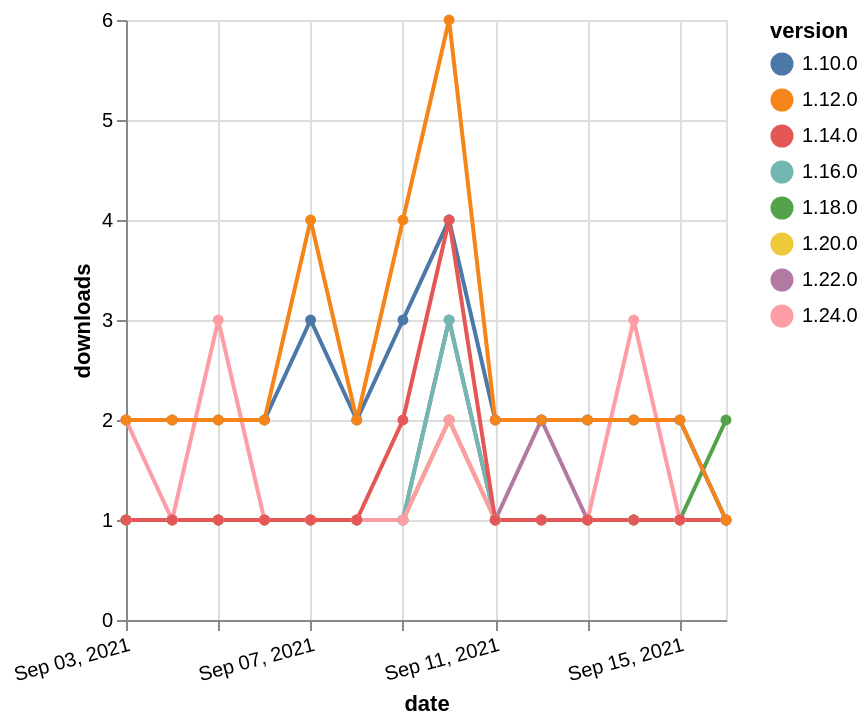

Vega-Lite specification for this chart:
### Vega-Lite specification from a JSON file in a GitHub repository (floating-point values rounded to 4 significant figures)
{"$schema": "https://vega.github.io/schema/vega-lite/v5.json", "description": "A simple bar chart with embedded data.", "data": {"values": [{"date": "2021-09-03", "total": 207, "delta": 1, "version": "1.18.0"}, {"date": "2021-09-04", "total": 208, "delta": 1, "version": "1.18.0"}, {"date": "2021-09-05", "total": 209, "delta": 1, "version": "1.18.0"}, {"date": "2021-09-06", "total": 210, "delta": 1, "version": "1.18.0"}, {"date": "2021-09-07", "total": 211, "delta": 1, "version": "1.18.0"}, {"date": "2021-09-08", "total": 212, "delta": 1, "version": "1.18.0"}, {"date": "2021-09-09", "total": 213, "delta": 1, "version": "1.18.0"}, {"date": "2021-09-10", "total": 215, "delta": 2, "version": "1.18.0"}, {"date": "2021-09-11", "total": 216, "delta": 1, "version": "1.18.0"}, {"date": "2021-09-12", "total": 217, "delta": 1, "version": "1.18.0"}, {"date": "2021-09-13", "total": 218, "delta": 1, "version": "1.18.0"}, {"date": "2021-09-14", "total": 219, "delta": 1, "version": "1.18.0"}, {"date": "2021-09-15", "total": 220, "delta": 1, "version": "1.18.0"}, {"date": "2021-09-16", "total": 222, "delta": 2, "version": "1.18.0"}, {"date": "2021-09-03", "total": 202, "delta": 1, "version": "1.22.0"}, {"date": "2021-09-04", "total": 203, "delta": 1, "version": "1.22.0"}, {"date": "2021-09-05", "total": 204, "delta": 1, "version": "1.22.0"}, {"date": "2021-09-06", "total": 205, "delta": 1, "version": "1.22.0"}, {"date": "2021-09-07", "total": 206, "delta": 1, "version": "1.22.0"}, {"date": "2021-09-08", "total": 207, "delta": 1, "version": "1.22.0"}, {"date": "2021-09-09", "total": 208, "delta": 1, "version": "1.22.0"}, {"date": "2021-09-10", "total": 211, "delta": 3, "version": "1.22.0"}, {"date": "2021-09-11", "total": 212, "delta": 1, "version": "1.22.0"}, {"date": "2021-09-12", "total": 214, "delta": 2, "version": "1.22.0"}, {"date": "2021-09-13", "total": 215, "delta": 1, "version": "1.22.0"}, {"date": "2021-09-14", "total": 216, "delta": 1, "version": "1.22.0"}, {"date": "2021-09-15", "total": 217, "delta": 1, "version": "1.22.0"}, {"date": "2021-09-16", "total": 218, "delta": 1, "version": "1.22.0"}, {"date": "2021-09-03", "total": 2372, "delta": 2, "version": "1.10.0"}, {"date": "2021-09-04", "total": 2374, "delta": 2, "version": "1.10.0"}, {"date": "2021-09-05", "total": 2376, "delta": 2, "version": "1.10.0"}, {"date": "2021-09-06", "total": 2378, "delta": 2, "version": "1.10.0"}, {"date": "2021-09-07", "total": 2381, "delta": 3, "version": "1.10.0"}, {"date": "2021-09-08", "total": 2383, "delta": 2, "version": "1.10.0"}, {"date": "2021-09-09", "total": 2386, "delta": 3, "version": "1.10.0"}, {"date": "2021-09-10", "total": 2390, "delta": 4, "version": "1.10.0"}, {"date": "2021-09-11", "total": 2392, "delta": 2, "version": "1.10.0"}, {"date": "2021-09-12", "total": 2394, "delta": 2, "version": "1.10.0"}, {"date": "2021-09-13", "total": 2396, "delta": 2, "version": "1.10.0"}, {"date": "2021-09-14", "total": 2398, "delta": 2, "version": "1.10.0"}, {"date": "2021-09-15", "total": 2400, "delta": 2, "version": "1.10.0"}, {"date": "2021-09-16", "total": 2401, "delta": 1, "version": "1.10.0"}, {"date": "2021-09-03", "total": 174, "delta": 1, "version": "1.20.0"}, {"date": "2021-09-04", "total": 175, "delta": 1, "version": "1.20.0"}, {"date": "2021-09-05", "total": 176, "delta": 1, "version": "1.20.0"}, {"date": "2021-09-06", "total": 177, "delta": 1, "version": "1.20.0"}, {"date": "2021-09-07", "total": 178, "delta": 1, "version": "1.20.0"}, {"date": "2021-09-08", "total": 179, "delta": 1, "version": "1.20.0"}, {"date": "2021-09-09", "total": 180, "delta": 1, "version": "1.20.0"}, {"date": "2021-09-10", "total": 182, "delta": 2, "version": "1.20.0"}, {"date": "2021-09-11", "total": 183, "delta": 1, "version": "1.20.0"}, {"date": "2021-09-12", "total": 184, "delta": 1, "version": "1.20.0"}, {"date": "2021-09-13", "total": 185, "delta": 1, "version": "1.20.0"}, {"date": "2021-09-14", "total": 186, "delta": 1, "version": "1.20.0"}, {"date": "2021-09-15", "total": 187, "delta": 1, "version": "1.20.0"}, {"date": "2021-09-16", "total": 188, "delta": 1, "version": "1.20.0"}, {"date": "2021-09-03", "total": 206, "delta": 1, "version": "1.16.0"}, {"date": "2021-09-04", "total": 207, "delta": 1, "version": "1.16.0"}, {"date": "2021-09-05", "total": 208, "delta": 1, "version": "1.16.0"}, {"date": "2021-09-06", "total": 209, "delta": 1, "version": "1.16.0"}, {"date": "2021-09-07", "total": 210, "delta": 1, "version": "1.16.0"}, {"date": "2021-09-08", "total": 211, "delta": 1, "version": "1.16.0"}, {"date": "2021-09-09", "total": 212, "delta": 1, "version": "1.16.0"}, {"date": "2021-09-10", "total": 215, "delta": 3, "version": "1.16.0"}, {"date": "2021-09-11", "total": 216, "delta": 1, "version": "1.16.0"}, {"date": "2021-09-12", "total": 217, "delta": 1, "version": "1.16.0"}, {"date": "2021-09-13", "total": 218, "delta": 1, "version": "1.16.0"}, {"date": "2021-09-14", "total": 219, "delta": 1, "version": "1.16.0"}, {"date": "2021-09-15", "total": 220, "delta": 1, "version": "1.16.0"}, {"date": "2021-09-16", "total": 221, "delta": 1, "version": "1.16.0"}, {"date": "2021-09-03", "total": 119, "delta": 2, "version": "1.24.0"}, {"date": "2021-09-04", "total": 120, "delta": 1, "version": "1.24.0"}, {"date": "2021-09-05", "total": 123, "delta": 3, "version": "1.24.0"}, {"date": "2021-09-06", "total": 124, "delta": 1, "version": "1.24.0"}, {"date": "2021-09-07", "total": 125, "delta": 1, "version": "1.24.0"}, {"date": "2021-09-08", "total": 126, "delta": 1, "version": "1.24.0"}, {"date": "2021-09-09", "total": 127, "delta": 1, "version": "1.24.0"}, {"date": "2021-09-10", "total": 129, "delta": 2, "version": "1.24.0"}, {"date": "2021-09-11", "total": 130, "delta": 1, "version": "1.24.0"}, {"date": "2021-09-12", "total": 131, "delta": 1, "version": "1.24.0"}, {"date": "2021-09-13", "total": 132, "delta": 1, "version": "1.24.0"}, {"date": "2021-09-14", "total": 135, "delta": 3, "version": "1.24.0"}, {"date": "2021-09-15", "total": 136, "delta": 1, "version": "1.24.0"}, {"date": "2021-09-16", "total": 137, "delta": 1, "version": "1.24.0"}, {"date": "2021-09-03", "total": 419, "delta": 1, "version": "1.14.0"}, {"date": "2021-09-04", "total": 420, "delta": 1, "version": "1.14.0"}, {"date": "2021-09-05", "total": 421, "delta": 1, "version": "1.14.0"}, {"date": "2021-09-06", "total": 422, "delta": 1, "version": "1.14.0"}, {"date": "2021-09-07", "total": 423, "delta": 1, "version": "1.14.0"}, {"date": "2021-09-08", "total": 424, "delta": 1, "version": "1.14.0"}, {"date": "2021-09-09", "total": 426, "delta": 2, "version": "1.14.0"}, {"date": "2021-09-10", "total": 430, "delta": 4, "version": "1.14.0"}, {"date": "2021-09-11", "total": 431, "delta": 1, "version": "1.14.0"}, {"date": "2021-09-12", "total": 432, "delta": 1, "version": "1.14.0"}, {"date": "2021-09-13", "total": 433, "delta": 1, "version": "1.14.0"}, {"date": "2021-09-14", "total": 434, "delta": 1, "version": "1.14.0"}, {"date": "2021-09-15", "total": 435, "delta": 1, "version": "1.14.0"}, {"date": "2021-09-16", "total": 436, "delta": 1, "version": "1.14.0"}, {"date": "2021-09-03", "total": 2539, "delta": 2, "version": "1.12.0"}, {"date": "2021-09-04", "total": 2541, "delta": 2, "version": "1.12.0"}, {"date": "2021-09-05", "total": 2543, "delta": 2, "version": "1.12.0"}, {"date": "2021-09-06", "total": 2545, "delta": 2, "version": "1.12.0"}, {"date": "2021-09-07", "total": 2549, "delta": 4, "version": "1.12.0"}, {"date": "2021-09-08", "total": 2551, "delta": 2, "version": "1.12.0"}, {"date": "2021-09-09", "total": 2555, "delta": 4, "version": "1.12.0"}, {"date": "2021-09-10", "total": 2561, "delta": 6, "version": "1.12.0"}, {"date": "2021-09-11", "total": 2563, "delta": 2, "version": "1.12.0"}, {"date": "2021-09-12", "total": 2565, "delta": 2, "version": "1.12.0"}, {"date": "2021-09-13", "total": 2567, "delta": 2, "version": "1.12.0"}, {"date": "2021-09-14", "total": 2569, "delta": 2, "version": "1.12.0"}, {"date": "2021-09-15", "total": 2571, "delta": 2, "version": "1.12.0"}, {"date": "2021-09-16", "total": 2572, "delta": 1, "version": "1.12.0"}]}, "width": "container", "mark": {"type": "line", "point": {"filled": true}}, "encoding": {"x": {"field": "date", "type": "temporal", "timeUnit": "yearmonthdate", "title": "date", "axis": {"labelAngle": -15}}, "y": {"field": "delta", "type": "quantitative", "title": "downloads"}, "color": {"field": "version", "type": "nominal"}, "tooltip": {"field": "delta"}}}
